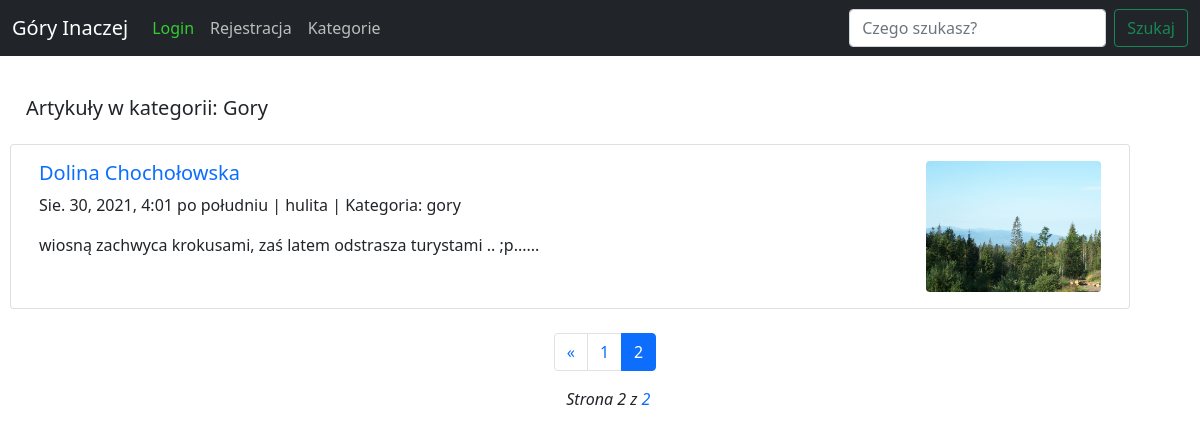
Page /category-detail-list/gory/?page=2 on the committed database.
### blog/models.py (models this page shows, shortened)
class Post(models.Model):
    title=models.CharField(max_length=30, null=False, blank=False)
    creation_date=models.DateTimeField(auto_now=True)
    tag=models.CharField(max_length=60,null=False,blank=False)
    snippet=models.TextField(null=False,blank=False,default='Stworz krotki opis...',max_length=300)
    body=HTMLField(null=False,blank=False,default='Dodaj artykul...')
    category=models.CharField(max_length=60, default='gory')
    post_picture=models.ImageField(blank=True,null=True, upload_to="images/")
    post_picture_admin=models.ImageField(blank=True,null=True, upload_to="images/admin")
    is_active=models.NullBooleanField(default=True)
    is_highlited=models.NullBooleanField(default=False)
    like=models.ManyToManyField(User,related_name='blog_posts')
    author=models.ForeignKey(User, on_delete=models.CASCADE)

### blog/views.py (the view)
# urls.py: path('category-detail-list/<str:cat>/',category_detail_list,name='category_detail_list'),
def category_detail_list(request,cat):
    category_detail=Post.objects.filter(category=cat.replace('-',' ')).order_by('-creation_date')
    paginator = Paginator(category_detail, 5)
    page_number = request.GET.get('page')
    category_detail = paginator.get_page(page_number)
    return render(request,'category_detail.html',{'category_list':category_detail,'category_name':cat.replace('-',' ')})

### Templates/category_detail.html (shortened to what this page needs)
{% extends 'main.html' %}
{% block body %}
{% if category_list %}
    <div class="card-body">
        <h5>Artykuły w kategorii: {{category_name|title}}</h5>
    </div>
    {% for post in category_list %}
            {% if post.is_active %}
                <div class="card" style="width: 70rem;">
                    <div class="card-body">
                         <div class="container">
                            <div class="row">
                                <div class="col-9">
                                    <h5 class="card-title"><a href="{% url 'post_detail' post.id %}" style="text-decoration:none;" >{{post.title|title}}</a></h5>
                                    <p class="card-text">{{post.creation_date}} | {{post.author}} | Kategoria: {{post.category}}
                                    </p>
                                    <p>
                                        {{post.snippet}}......
                                    </p>
                                 </div>
                                <div class="col">
                                {% if post.post_picture %}
                                     <img src="{{ post.post_picture.url }}" width="175" class="rounded mx-auto d-block" style="float:right;vertical-align:middle;">
                                {% endif %}
                                 </div>
                            </div>
                         </div>
                    </div>
                </div>
            {% endif %}
    {% endfor %}
{% else %}
   <div class="card" style="width: 70rem;">
       <div class="card-body">
           Niestety nie znalezliśmy artykułów w kategorii: <h5>{{category_name|title}}</h5>
       </div>
   </div>
{% endif %}
{% if category_list.has_previous or category_list.has_next %}
    <div class="pagination justify-content-center">
        <span class="step-links">
            <nav aria-label="Page navigation example">
              <ul class="pagination">
                  {% if category_list.has_previous %}
                    <li class="page-item">
                        <a class="page-link" href="?page={{ category_list.previous_page_number }}" aria-label="Previous">
                            <span aria-hidden="true">&laquo;</span>
                        </a>
                    </li>
                  {% endif %}
                  {% if category_list.has_previous %}
                    <li class="page-item"><a class="page-link" href="?page={{ category_list.previous_page_number }}">{{ category_list.previous_page_number }}</a></li>
                    {% if not category_list.has_next %}
                        <li class="page-item active">
                             <a class="page-link" href="#">{{category_list.number}} <span class="sr-only">(current)</span></a>
                        </li>
                    {% endif %}
                  {% endif %}
              </ul>
                {% if category_list.has_previous and category_list.has_next %}
                    <ul>
                        <p style="font-style:italic">
                        &nbsp&nbsp&nbspStrona {{ category_list.number }} z <a href="?page={{ category_list.paginator.num_pages }}" style="text-decoration:none">{{ category_list.paginator.num_pages }}</a>
                        </p>
                    </ul>
                {% else %}
                <p style="font-style:italic">
                    &nbsp&nbsp&nbspStrona {{ category_list.number }} z <a href="?page={{ category_list.paginator.num_pages }}" style="text-decoration:none">{{ category_list.paginator.num_pages }}</a>
                </p>
                {% endif %}
            </nav>
        </span>
    </div>
{% endif %}
{% endblock %}

### rows in the picture
Post: category "Gory", title "Dolina Chochołowska", creation_date "Sie. 30, 2021, 4:01 po południu", author "hulita", category "gory", snippet "wiosną zachwyca krokusami, zaś latem odstrasza turystami .. ;p", post_picture (picture)

### other values in the picture
{{ category_list.previous_page_number }} "1"
{{ category_list.number }} "2"
{{ category_list.paginator.num_pages }} "2"
